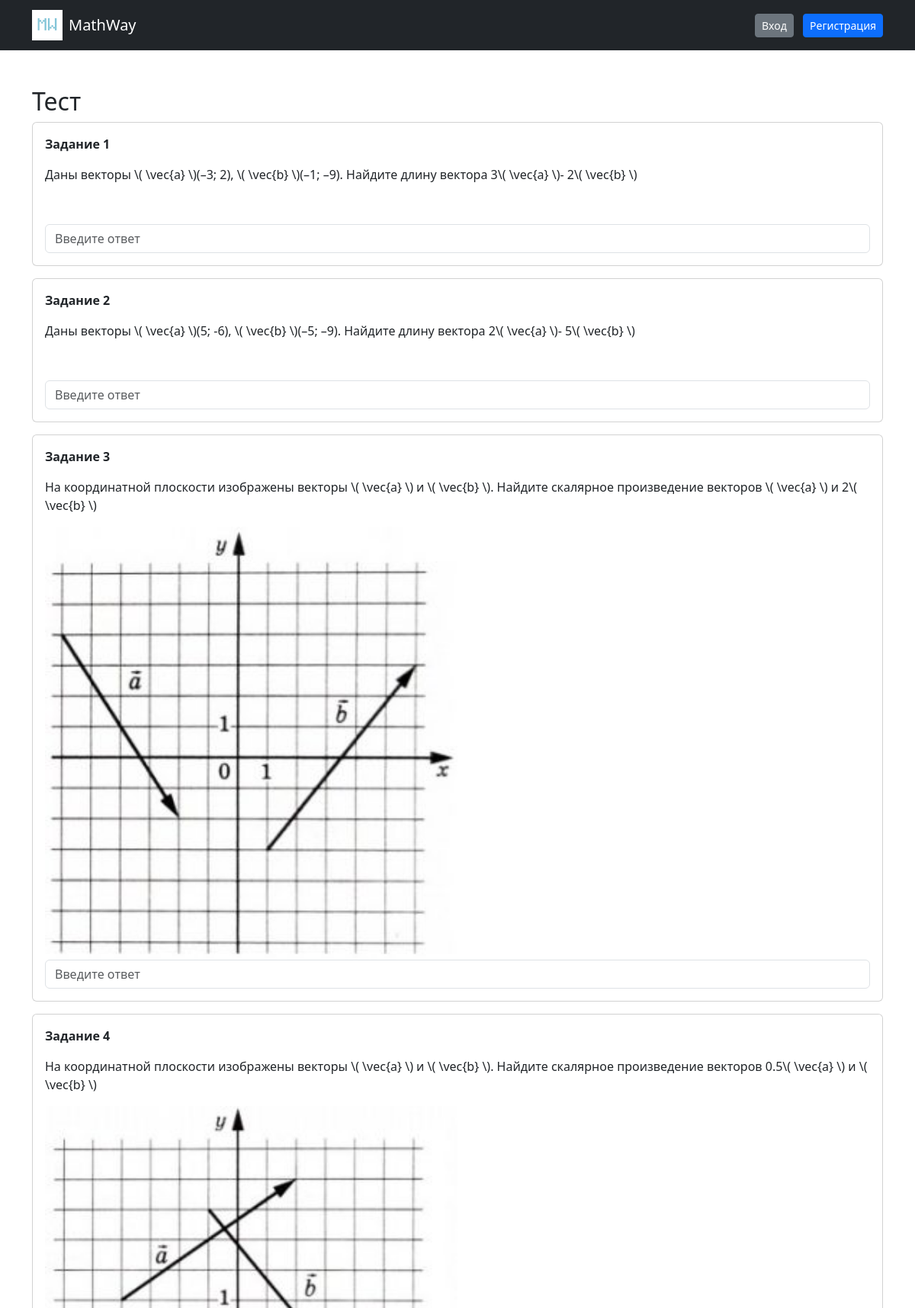
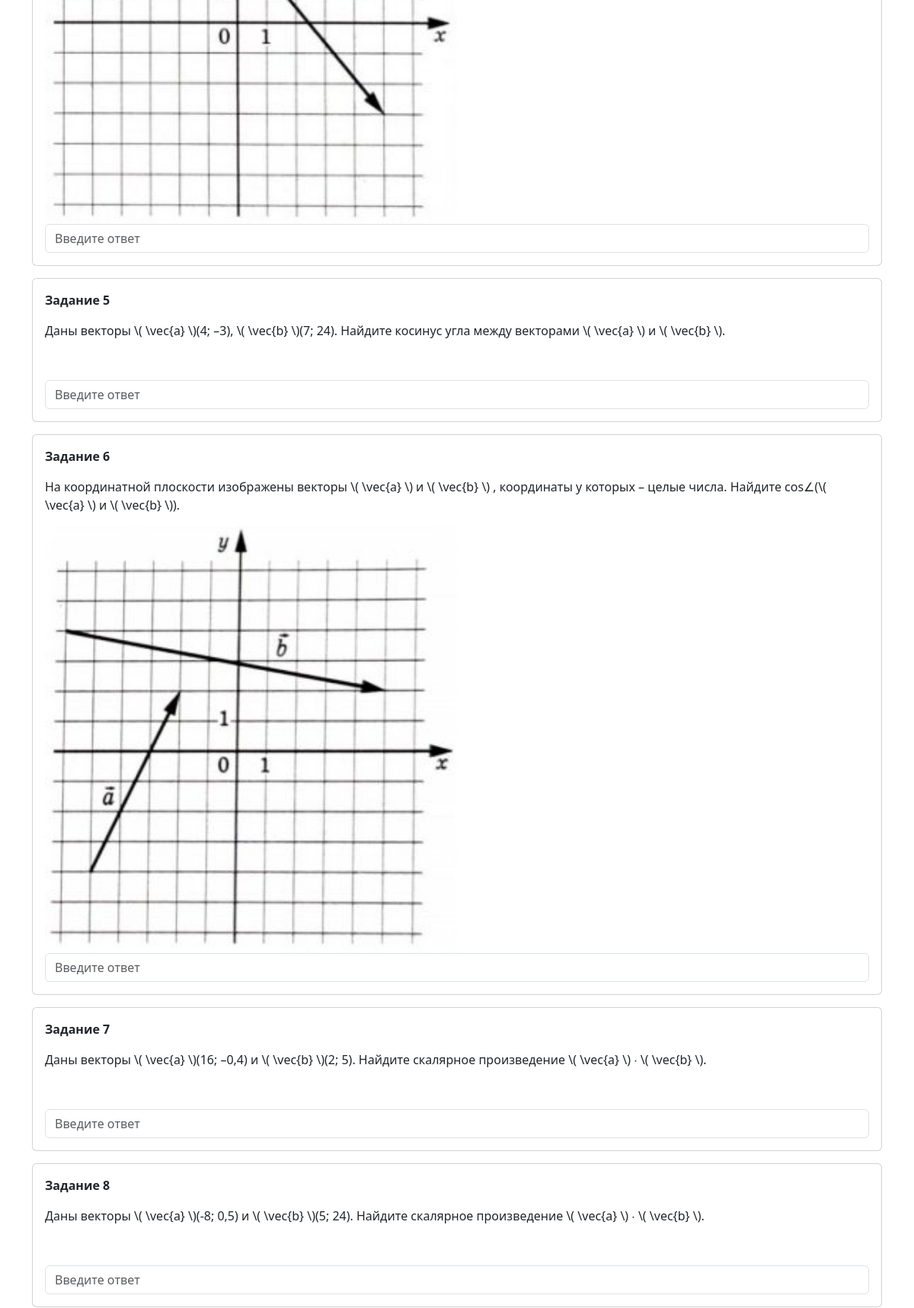
The app's page /test/2 (upper part) with its own data (2 pictures, top to bottom).
### models.py (models this page shows)
class Task(db.Model):
    id = db.Column(db.Integer, primary_key=True)
    question = db.Column(db.Text, nullable=False)
    answer = db.Column(db.String(100), nullable=False)
    topic = db.Column(db.String(10), nullable=False)
    image_url = db.Column(db.String(255))

### main.py (the view)
@app.route('/test/<int:topic>')
def test(topic):
    tasks = Task.query.filter_by(topic=topic).all()
    return render_template('test.html', tasks=tasks, topic=topic)

### templates/test.html (shortened to what this page needs)
{% extends "base.html" %}
{% block content %}
<h2>Тест</h2>
<form method="POST" action="/check/{{ topic }}">
{% for task in tasks %}
    <div class="card p-3 mb-3">
        <p><b>Задание {{ loop.index }}</b></p>
        <p>{{ task.question }}</p>
        {% if task.image_url %}
            <img src="{{ url_for('static', filename=task.image_url) }}" class="img-fluid w-50">
        {% endif %}
        <input
            type="text"
            name="answer_{{ task.id }}"
            class="form-control"
            placeholder="Введите ответ"
        >
    </div>
{% endfor %}
</form>
{% endblock %}

### records on screen
Task: question "Даны векторы \\( \\vec{a} \\)(–3; 2), \\( \\vec{b} \\)(–1; –9). Найдите длину вектора 3\\( \\vec{a} \\)- 2\\( \\vec{b} \\)", image_url (placeholder picture)
Task: question "Даны векторы \\( \\vec{a} \\)(5; -6), \\( \\vec{b} \\)(–5; –9). Найдите длину вектора 2\\( \\vec{a} \\)- 5\\( \\vec{b} \\)", image_url (placeholder picture)
Task: question "На координатной плоскости изображены векторы \\( \\vec{a} \\) и \\( \\vec{b} \\). Найдите скалярное произведение векторов \\( \\vec{a} \\) и 2\\( \\vec{b} \\)", image_url (picture)
Task: question "На координатной плоскости изображены векторы \\( \\vec{a} \\) и \\( \\vec{b} \\). Найдите скалярное произведение векторов 0.5\\( \\vec{a} \\) и \\( \\vec{b} \\)", image_url (picture)
Task: question "Даны векторы \\( \\vec{a} \\)(4; –3), \\( \\vec{b} \\)(7; 24). Найдите косинус угла между векторами \\( \\vec{a} \\) и \\( \\vec{b} \\).", image_url (placeholder picture)
Task: question "На координатной плоскости изображены векторы \\( \\vec{a} \\) и \\( \\vec{b} \\) , координаты у которых – целые числа. Найдите cos∠(\\( \\vec{a} \\) и \\( \\vec{b} \\)).", image_url (picture)
Task: question "Даны векторы \\( \\vec{a} \\)(16; –0,4) и \\( \\vec{b} \\)(2; 5). Найдите скалярное произведение \\( \\vec{a} \\) ∙ \\( \\vec{b} \\).", image_url (placeholder picture)
Task: question "Даны векторы \\( \\vec{a} \\)(-8; 0,5) и \\( \\vec{b} \\)(5; 24). Найдите скалярное произведение \\( \\vec{a} \\) ∙ \\( \\vec{b} \\).", image_url (placeholder picture)
